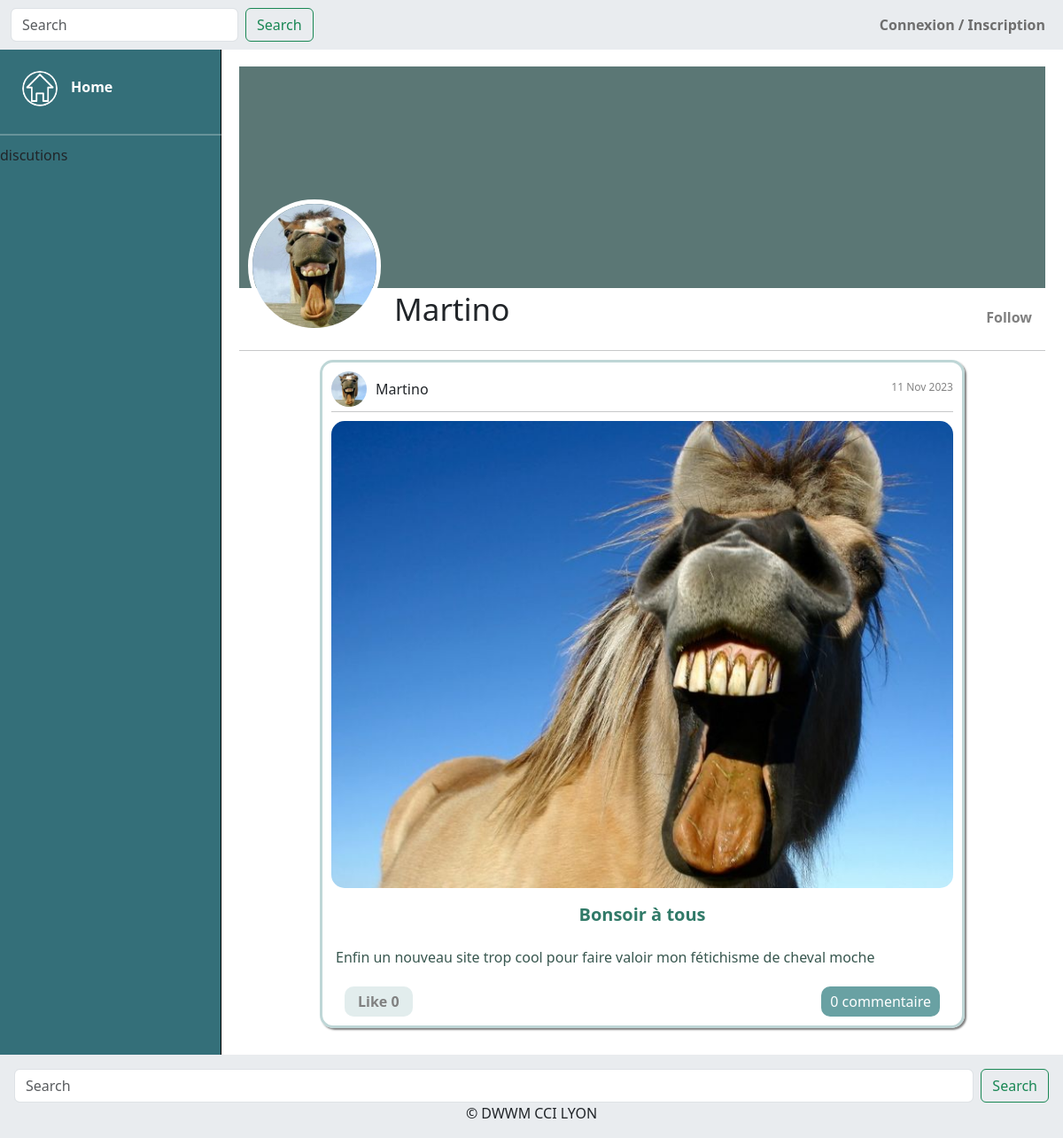
Before: /?page=userpage&id=6 with the older database file.
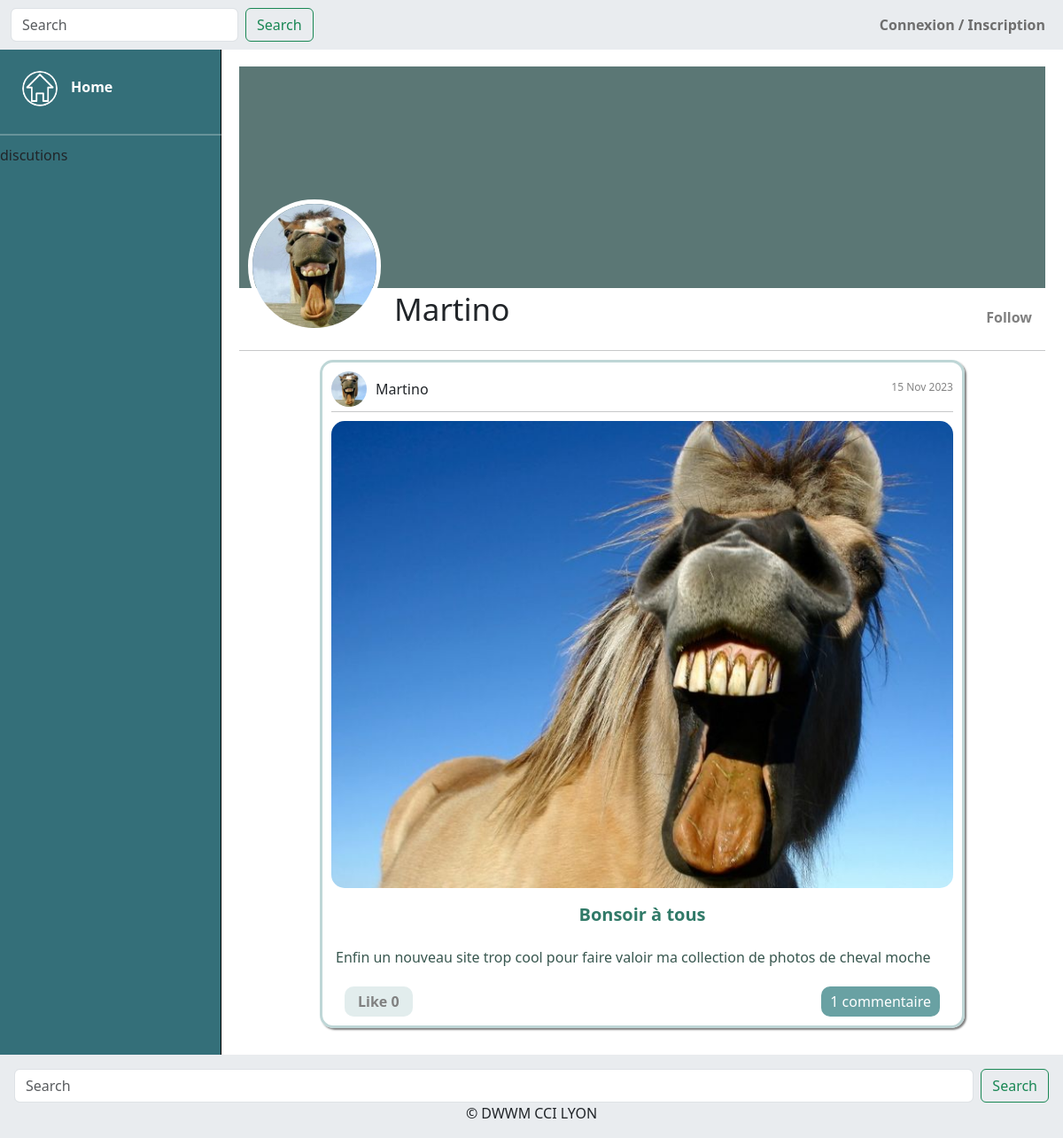
After: the same page with the newer database file.
### tables this page shows
CREATE TABLE IF NOT EXISTS `users` (
  `id` int(11) NOT NULL AUTO_INCREMENT,
  `admin` int(11) DEFAULT 0,
  `id_photo` int(11) DEFAULT 3,
  `firstname` varchar(255) NOT NULL,
  `name` varchar(255) NOT NULL,
  `pseudo` varchar(255) NOT NULL,
  `gender` varchar(50) NOT NULL,
  `mail` varchar(255) NOT NULL,
  `password` varchar(255) NOT NULL,
  `src_photo` text DEFAULT NULL,
  `src_banner` text DEFAULT NULL,
  `date_create` datetime NOT NULL DEFAULT current_timestamp(),
  PRIMARY KEY (`id`),
  KEY `FK_UsersIdPhoto_PhotoId` (`id_photo`)
);

CREATE TABLE IF NOT EXISTS `picture` (
  `id` int(11) NOT NULL AUTO_INCREMENT,
  `actif` varchar(80) NOT NULL DEFAULT 'oui',
  `id_user` int(11) NOT NULL,
  `src` varchar(255) NOT NULL,
  `title` varchar(100) NOT NULL,
  `description` text NOT NULL,
  `created_at` timestamp NOT NULL DEFAULT current_timestamp() ON UPDATE current_timestamp(),
  `updated_at` timestamp NOT NULL DEFAULT current_timestamp(),
  PRIMARY KEY (`id`),
  KEY `FK_pictureIdUser_userId` (`id_user`)
);

### controllers/controller_userpage.php (called while the page is built, shortened)
<?php
require_once("./models/Picture.php");
require_once("./models/Users.php");
require_once("./models/Friends.php");
$id = $_GET['id'];
$id_user = $_SESSION['id'];
$friends = Friends::getAllFriends($id_user, $id);
$pictures = Picture::getUserArticle($id);
$photo = Users::userInfos($id);
include "./views/layout.phtml";

### index.php (called while the page is built, shortened)
<?php
require "./services/router.php";
require "./controllers/controller_{$page}.php";

### services/class/Database.php (called while the page is built, shortened)
<?php
class Database
{
    private $db_user;
    private $db_pass;
    private $db_dsn;
    private $pdo;
    public function __construct(
        $db_host = 'localhost',
        $db_name = 'my_mvc_bdd',
        $db_port = '3306',
        $db_user = 'root',
        $db_pass = ''
    ) {
        $this->db_host = $db_host;
        $this->db_port = $db_port;
        $this->db_name = $db_name;
        $this->db_user = $db_user;
        $this->db_pass = $db_pass;
        $this->db_dsn = 'mysql:host=' . $this->db_host . ';port=' . $this->db_port . ';dbname=' . $this->db_name . ';charset=utf8';
    }
    private function getPDO()
    {
        if ($this->pdo === null) {
            try {
                $db = new PDO($this->db_dsn, $this->db_user, $this->db_pass);
                $db->setAttribute(PDO::ATTR_ERRMODE, PDO::ERRMODE_EXCEPTION);
            } catch (PDOException $e) {
                echo "Oups PDO l'est pas content" . $e->getMessage();
                die();
            }
            $this->pdo = $db;
        }
        return $this->pdo;
    }
    public function selectAll($statement,$params=[]){
        $stmt = $this->getPDO()->prepare($statement);
        $stmt->execute($params);
        $result = $stmt->fetchAll(PDO::FETCH_ASSOC);
        return $result;
    }
    public function selectOne($statement,$params=[]){
        $stmt = $this->getPDO()->prepare($statement);
        $stmt->execute($params);
        $result = $stmt->fetch(PDO::FETCH_ASSOC);
        return $result;
    }
}

### models/Users.php (called while the page is built, shortened)
<?php
require_once("./services/class/Database.php");
class Users
{
    public static function userInfos($id)
    {
        $db = new Database();
        $users =  $db->selectOne('SELECT * FROM users WHERE id=?',[$id]);
        return $users;
    }
}

### models/Friends.php (called while the page is built, shortened)
<?php
require_once("./services/database.php");
require_once("./services/class/Database.php");
class Friends
{
    public static function getAllFriends($id_user, $id)
    {
        $db = new Database();
        $friends = $db->selectOne("SELECT * FROM friends WHERE id_user =? AND id_follow=? ", [$id_user, $id]);
        return $friends;
    }
}

### models/Picture.php (called while the page is built, shortened)
<?php
require_once("./services/database.php");
require_once("./services/class/Database.php");
class Picture
{
       public static function getUserArticle($id)
       {
        $db = new Database();
        $pictures = $db->selectAll("SELECT picture.*,
        users.pseudo AS user_pseudo,
        photo.src AS photo_src ,
        users.src_photo AS user_photo,
        (SELECT COUNT(*) FROM likes WHERE likes.id_picture = picture.id) AS nbrLikes,
        (SELECT COUNT(*) FROM comment WHERE comment.id_picture = picture.id) AS nbrCom
        FROM picture
        INNER JOIN users ON users.id = picture.id_user
        INNER JOIN photo ON photo.id = users.id_photo
        WHERE picture.actif = 'oui' AND picture.id_user = ?
        ORDER BY picture.id DESC",[$id]);
        return $pictures;
       }
}

### views/template_userpage.phtml (the view, shortened to what this page needs)
<div class="header">
  <div class="banniereUser">
    <div class="imgbanniere">
  </div>
    <div class="optionUser">
      <div class="photoUser">
        <div class="blocPhotoUser">
        <img src="<?= $photo['src_photo']; ?>" alt="">
      </div>
        <p><?= $photo['pseudo']; ?></p>
      </div>
      <div class="menuUser">
        <?php
        $id = $_GET['id'];
        if ((int)$_SESSION['id'] !== (int)$id) { ?>
          <?php if ($friends == false) { ?>
            <form method="POST">
              <input type="submit" name="follow" value="Follow" class="follow">
            </form>
          <?php }  ?>
        <?php } else { ?>
          <div class="">
            <a href="index.php?page=articlelist" class="form-control btnDashBoard">Tableau de Bord</a>
          </div>
        <?php }  ?>
      </div>
    </div>
  </div>
  <hr>
</div>
<div class="gallery">
  <?php foreach ($pictures as $picture) : ?>
    <div class="photo">
      <div class="userInfo">
        <div class="userName">
          <img src="<?= $picture['user_photo']; ?>" alt="" class="imgUser">
          <p><?= $picture['user_pseudo']; ?></p>
        </div>
        <p class="datePhotos"><?= date_format(date_create($picture['created_at']), "d M Y")  ?></p>
      </div>
      <hr>
        <img src="<?= $picture['src'] ?>" alt="<?= $picture['title'] ?>" class="imgArticle">
      <p class="titrePhoto"><?= $picture['title'] ?></p>
      <p class="descritpionPhoto"><?= $picture['description'] ?></p>
      <div class="social">
        <?php if (isset($_SESSION['pseudo'])) : ?>
          <?php if (Likes::cntUnlikes($picture['id']) == false) : ?>
            <div class="like"><button class="likeBtn" data-pictureid="<?= $picture['id']; ?>">Like </button>
              <p><?= $picture['nbrLikes']; ?></p>
            </div>
          <?php else : ?>
            <div class="like">
              <button class="unlikeBtn" data-pictureid="<?= $picture['id']; ?>">Like</button>
              <p><?= $picture['nbrLikes']; ?></p>
            </div>
          <?php endif; ?>
        <?php else : ?>
          <button class="likeBtn" disabled>Like <?= $picture['nbrLikes']; ?></button>
        <?php endif; ?>
        <?php if ((int)$picture['nbrCom'] > 1) { ?>
          <a class="btnCom" data-bs-toggle="collapse" href="#collapseCommentaires<?= $picture['id'] ?>"><?= $picture['nbrCom'] ?> commentaires </a>
        <?php } else { ?>
          <a class="btnCom" data-bs-toggle="collapse" href="#collapseCommentaires<?= $picture['id'] ?>"><?= $picture['nbrCom'] ?> commentaire </a>
        <?php } ?>
      </div>
    </div>
  <?php endforeach; ?>
</div>

### views/layout.phtml (shortened to what this page needs)
<!DOCTYPE html>
<html lang="en" class="h-100">
<head>
    <link href="https://cdn.jsdelivr.net/npm/bootstrap@5.3.2/dist/css/bootstrap.min.css" rel="stylesheet">
    <link rel="stylesheet" href="./asset/css/styles_gallery.css">
    <link rel="stylesheet" href="./asset/css/styles_home.css">
    <link rel="stylesheet" href="./asset/css/styles_article.css">
    <link rel="stylesheet" href="./asset/css/styles_search.css">
    <link rel="stylesheet" href="./asset/css/styles_log.css">
    <link rel="stylesheet" href="./asset/css/styles_follow.css">
    <link rel="stylesheet" href="./asset/css/styles_admin.css">
    <link rel="stylesheet" href="./asset/css/styles_pageusers.css">
</head>
<body class="d-flex flex-column h-100">
    <nav class="navbar navbar-expand-lg bg-body-secondary fixed-top" >
        <div class="container-fluid">
            <div class="collapse navbar-collapse" id="navbarSupportedContent" style="justify-content:space-between;">
                <form class="d-flex" role="search">
                    <input name="keywords" class="form-control me-2" type="search" placeholder="Search" aria-label="Search">
                    <button class="btn btn-outline-success" type="submit">Search</button>
                </form>
                <?php if (isset($_SESSION['pseudo'])) { ?>
                    <div class="navUser">
                        <a href="#"> <img src="https://static.vecteezy.com/ti/vecteur-libre/p3/6086198-icone-de-notification-pour-le-web-vectoriel.jpg" alt="" class="imgUser"></a>
                        <a href="index.php?page=articlelist"> <img src="<?= $_SESSION['photo']; ?>" alt="" class="imgUser"></a>
                    </div>
                <?php } else { ?>
                    <a href="index.php?page=log" class="m-2 link-connect">Connexion / Inscription</a>
                <?php } ?>
            </div>
        </div>
    </nav>
    <main>
        <div class="homeContent">
            <div class="options">
                <div class="underOption">
                    <div class="navSet">
                        <ul><?php if (isset($_SESSION['pseudo'])) { ?>
                                <a href="?page=userpage&id=<?= $_SESSION['id']; ?>">
                                    <li>
                                        <img src="<?= $_SESSION['photo']; ?>" alt="" class="iconNav">
                                        <?= $_SESSION['pseudo']; ?>
                                    </li>
                                </a>
                            <?php } ?>
                            <a href="index.php?page=home">
                                <li><img src="./asset/img/iconHome.png" alt="" class="iconNav">Home</li>
                            </a>
                        </ul>
                    </div>
                    <hr>
                    <div class="chat">
                        <p>discutions</p>
                    </div>
                </div>
            </div>
            <div class="mainAjax">
                <?php include "./views/template_" . $page . ".phtml"; ?>
            </div>
        </div>
    </main>
    <footer class="bg-body-secondary footer mt-auto p-3">
        <form class="d-flex" role="search">
            <input name="keywords" class="form-control me-2" type="search" placeholder="Search" aria-label="Search">
            <button class="btn btn-outline-success" type="submit">Search</button>
        </form>
        <section class="container-fluid text-center">
            &copy; DWWM CCI LYON
        </section>
    </footer>
</body>
</html>

### asset/css/styles_gallery.css (style rules this page uses)
.photo { position: relative; margin: 10px 10%; padding: 10px; border: 3px solid rgb(190, 214, 214); border-radius: 15px; box-shadow: 2px 2px 2px rgba(0, 0, 0, 0.5); width: 80%; }
.titrePhoto { text-align: center; margin-top: 15px; font-size: 20px; font-weight: 700; color: #317a68; }
.descritpionPhoto { padding: 5px; color: #38574f; }
.imgArticle { width: 100%; height: auto; border-radius: 15px; }
.datePhotos { font-size: 12px; margin: 0 0 5px 0; color: rgb(131, 131, 131); }
.userName { display: flex; align-items: center; }
.userName p { margin: 0; }
.userName img { width: 40px; height: 40px; border-radius: 50%; margin-right: 10px; margin-left: 0px; }
.userInfo { display: flex; justify-content: space-between; align-items: center; }
hr { margin: 5px 0 10px; }

### asset/css/styles_home.css (style rules this page uses)
.link-connect, .link-user { text-decoration: none; color: rgb(110, 110, 110); font-weight: 600; }
.imgUser { width: 40px; height: 40px; border-radius: 50%; }
.iconNav { width: 40px; height: 40px; border-radius: 50%; margin-right: 15px; }
.homeContent { margin-top: 55px; display: grid; grid-template-columns: 250px 3fr; }
.options { z-index: 6; position: relative; border-right: 1px solid black; min-height: 100vh; max-height: auto; background-color: rgb(52, 111, 121); }
.underOption { position: fixed; width: 250px; }
.navSet ul { margin-top: 10px; list-style: none; padding: 0; }
.navSet li { padding: 15px; margin:0 10px; width: 95%; border-radius: 10px; }
.navSet a { width: 100%; text-decoration: none; color: white; font-weight: 600; }
.mainAjax { padding: 20px; }
.underOption hr { margin: 10px 0; border: white 1px solid ; }
.likeBtn, .follow { border: none; border-radius: 10px; font-weight: 600; padding: 5px 15px; color: gray; background-color: rgba(255, 255, 255, 0); }
.likeBtn, .follow:hover { background-color: #69a1a331; }
.btnCom { text-decoration: none; padding: 5px 10px; background-color: #69a1a3; color: white; border-radius: 10px; }

### asset/css/styles_article.css (style rules this page uses)
.social { display: flex; justify-content: space-between; align-items: center; padding: 0 15px ; }
.btnCom { text-decoration: none; padding: 5px 10px; background-color: #69a1a3; color: white; border-radius: 10px; }

### asset/css/styles_pageusers.css (style rules this page uses)
.banniereUser { background-color: rgb(91, 119, 117); margin-bottom: 70px; height: 250px; }
.imgbanniere { width: 100%; height: 250px; display: flex; align-items: center; overflow: hidden; }
.photoUser { margin-left: 10px; display: flex; align-items: end; }
.optionUser { transform: translateY(-100px); display: flex; align-items: end; justify-content: space-between; }
.blocPhotoUser { border: 5px solid white; width: 150px; height: 150px; border-radius: 50%; display: flex; justify-content: center; overflow: hidden; }
.blocPhotoUser img { height: 100%; }
.photoUser p { font-size: 35px; margin: 0 0 0 15px; }

Changed rows visible on the page:
changed picture "Bonsoir à tous": created_at "11 Nov 2023" → "15 Nov 2023"; description "Enfin un nouveau site trop cool pour faire valoir mon fétichisme de cheval moche" → "Enfin un nouveau site trop cool pour faire valoir ma collection de photos de cheval moche"; nbrCom "0" → "1"
